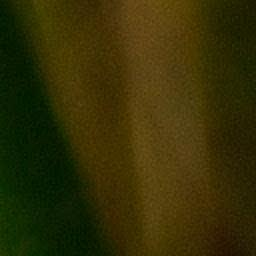
#> input picture extracted_01_images/jpeg_data_double_05_D_000465_815_327.jpg, 256 x 256 px, found by its file name; its folder holds only this picture in this run
$ python dct_histogram_extraction_01.py
#> lines starting #> are read from the running program, lines starting #| are printed output that depends on the picture
import os
import numpy as np
import matplotlib.pyplot as plt
from PIL import Image
from scipy.fftpack import dct
from multiprocessing import Pool, cpu_count
import pandas as pd

# === CONFIGURATION ===
input_folder = "/home/user/Desktop/DIP/extracted_01_images"
visual_folder = "/home/user/Desktop/DIP/histograms_01_visualizations"
csv_folder = "/home/user/Desktop/DIP/histograms_01_csv"

b = 100
bins = np.arange(-b, b + 1)
quant_matrix = np.ones((8, 8)) * 10  # Simplified Q-matrix

os.makedirs(visual_folder, exist_ok=True)
os.makedirs(csv_folder, exist_ok=True)

# === DCT Histogram Processing Functions ===

def rgb_to_y_channel(img):
    img = np.asarray(img.convert('RGB'), dtype=np.float32)
    r, g, b = img[..., 0], img[..., 1], img[..., 2]
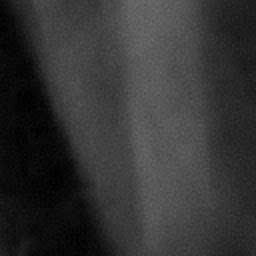
#> r: shape (256, 256) float32; min 0, max 112, mean 51.7
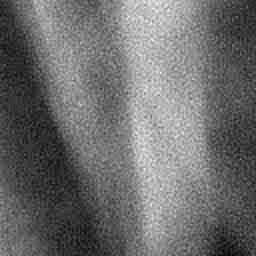
#> g: shape (256, 256) float32; min 14, max 89, mean 46.2; drawn with min black and max white
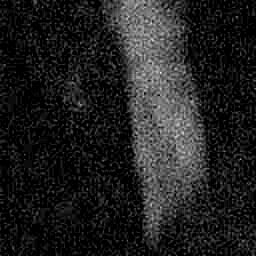
#> b: shape (256, 256) float32; min 0, max 42, mean 5.4; drawn with min black and max white
    return 0.299 * r + 0.587 * g + 0.114 * b

def block_dct(block):
    return np.round(dct(dct(block.T, norm='ortho').T, norm='ortho') / quant_matrix)

def compute_dct_histogram(image):
    y = rgb_to_y_channel(image)
    h, w = y.shape
#> h = 256; w = 256
    y = y[:h - h % 8, :w - w % 8]
    H = np.zeros((64, len(bins)), dtype=np.int32)

    for i in range(0, y.shape[0], 8):
        for j in range(0, y.shape[1], 8):
            block = y[i:i+8, j:j+8] - 128
            q_dct = block_dct(block)
            for u in range(8):
                for v in range(8):
                    idx = u * 8 + v
                    val = int(q_dct[u, v])
                    if -b <= val <= b:
                        H[idx, val + b] += 1
    return H

def process_image(file):
    try:
        path = os.path.join(input_folder, file)
        key = os.path.splitext(file)[0]
        img = Image.open(path)
        H = compute_dct_histogram(img)

        # Save visualization
        fig, ax = plt.subplots(figsize=(10, 5))
        ax.imshow(H, cmap='viridis', aspect='auto')
        ax.axis('off')
        fig.tight_layout(pad=0)
        fig.savefig(os.path.join(visual_folder, f"{key}.jpg"), bbox_inches='tight', pad_inches=0)
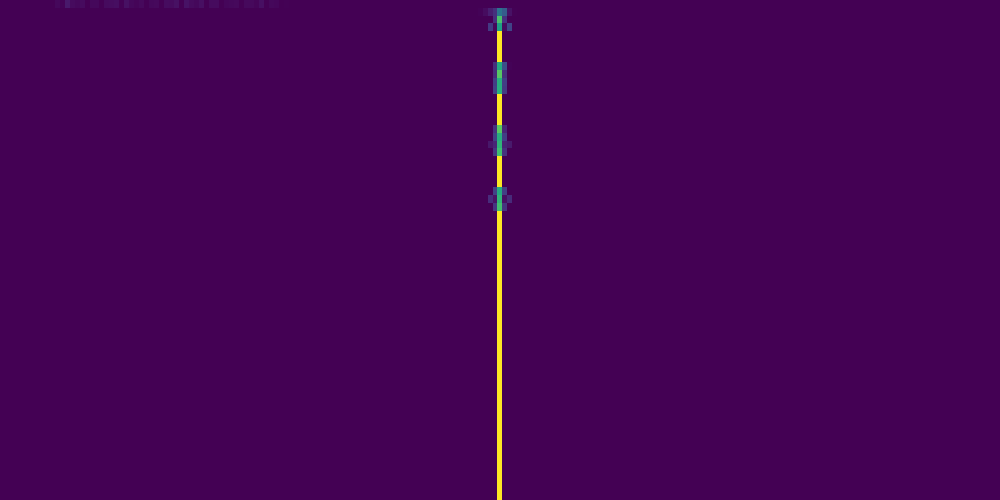
#> figure drawn by matplotlib, 1 panel
        plt.close(fig)

        # Save histogram CSV
        df = pd.DataFrame(H, columns=[str(x) for x in bins])
#> df = table of 64 rows and 201 columns
        df.to_csv(os.path.join(csv_folder, f"{key}.csv"), index=False)

        return f"✅ Processed {file}"
    except Exception as e:
        return f"❌ Error processing {file}: {e}"

# === Run in Parallel ===

def main():
    all_files = [f for f in os.listdir(input_folder) if os.path.isfile(os.path.join(input_folder, f))]
    print(f"\n🔍 Found {len(all_files)} image files.")
    print(f"⚡ Using {cpu_count()} CPU cores for parallel processing.\n")

    with Pool(cpu_count()) as pool:
        for msg in pool.imap_unordered(process_image, all_files):
            print(msg)

    print(f"\n✅ All histograms saved to:\n - Heatmaps: {visual_folder}\n - CSVs: {csv_folder}")

if __name__ == "__main__":
    main()

$ run again, on extracted_01_images/jpeg_data_double_05_D_028345_844_467.jpg
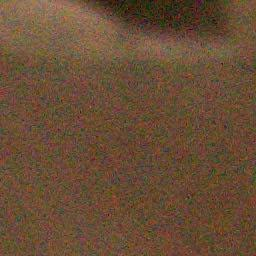
#> input picture extracted_01_images/jpeg_data_double_05_D_028345_844_467.jpg, 256 x 256 px, found by its file name
#> in rgb_to_y_channel, `r, g, b = img[..., 0], img[..., 1], img[..., 2]`:
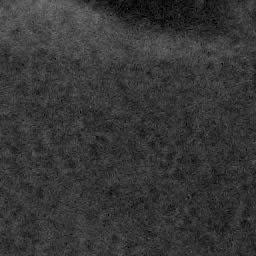
#> b: shape (256, 256) float32; min 0, max 121, mean 54.3
#> in process_image, `fig.savefig(os.path.join(visual_folder, f"{key}.jpg"), bbox_inches='ti..`:
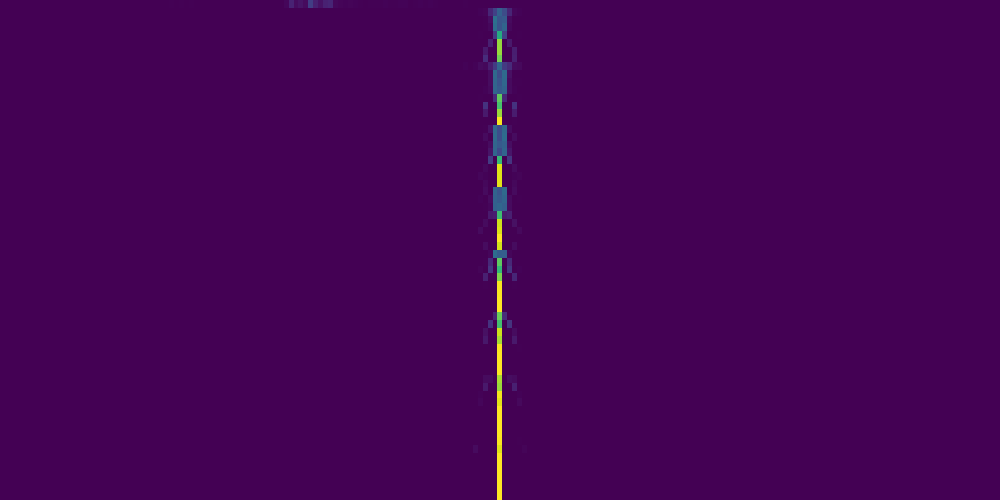
#> figure drawn by matplotlib, 1 panel
#> df = table of 64 rows and 201 columns

$ run again, on extracted_01_images/jpeg_data_double_05_D_028993_171_147.jpg
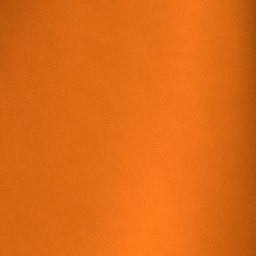
#> input picture extracted_01_images/jpeg_data_double_05_D_028993_171_147.jpg, 256 x 256 px, found by its file name
#> in rgb_to_y_channel, `r, g, b = img[..., 0], img[..., 1], img[..., 2]`:
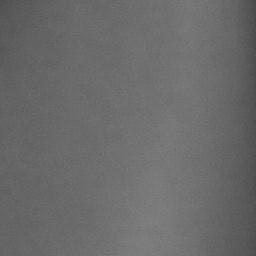
#> g: shape (256, 256) float32; min 73, max 129, mean 106.6
#> in rgb_to_y_channel, `r, g, b = img[..., 0], img[..., 1], img[..., 2]`:
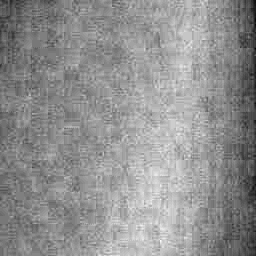
#> b: shape (256, 256) float32; min 2, max 38, mean 22.4; drawn with min black and max white
#> df = table of 64 rows and 201 columns

$ run again, on extracted_01_images/jpeg_data_double_05_D_002004_578_338.jpg
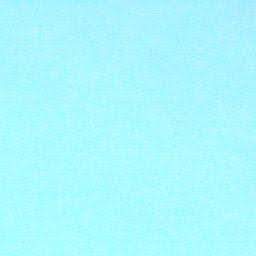
#> input picture extracted_01_images/jpeg_data_double_05_D_002004_578_338.jpg, 256 x 256 px, found by its file name
#> in rgb_to_y_channel, `r, g, b = img[..., 0], img[..., 1], img[..., 2]`:
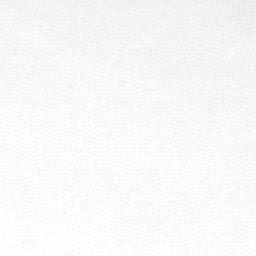
#> g: shape (256, 256) float32; min 229, max 255, mean 248.6
#> in process_image, `fig.savefig(os.path.join(visual_folder, f"{key}.jpg"), bbox_inches='ti..`:
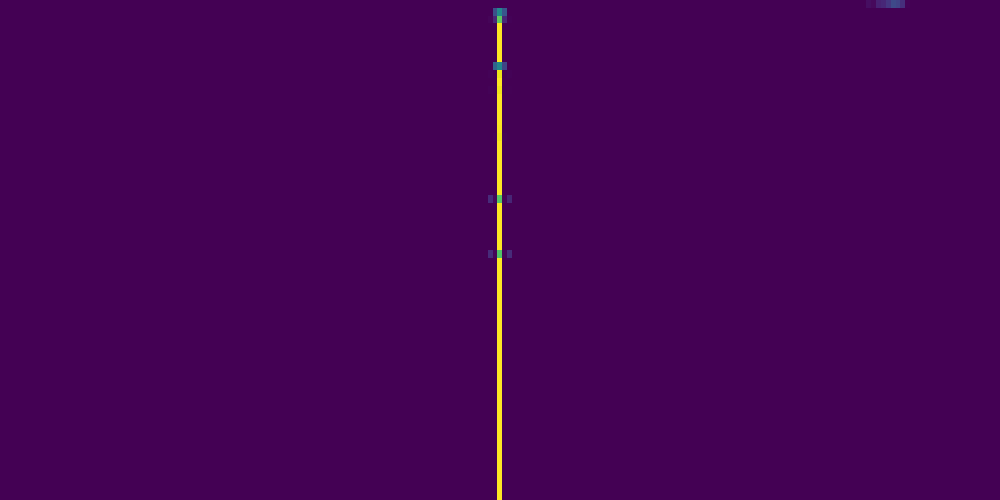
#> figure drawn by matplotlib, 1 panel
#> df = table of 64 rows and 201 columns
